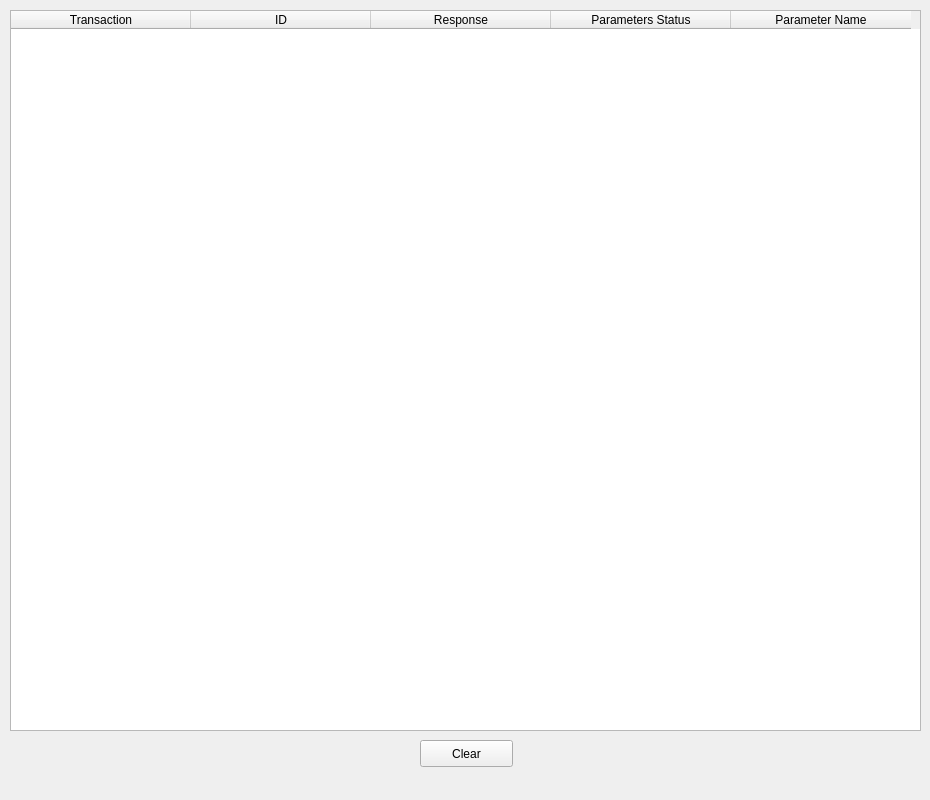
<?xml version="1.0" encoding="UTF-8"?>
<ui version="4.0">
 <class>AcknowledgeTab</class>
 <widget class="QWidget" name="AcknowledgeTab">
  <property name="geometry">
   <rect>
    <x>0</x>
    <y>0</y>
    <width>930</width>
    <height>800</height>
   </rect>
  </property>
  <property name="windowTitle">
   <string>Form</string>
  </property>
  <widget class="QTableWidget" name="ackWidget">
   <property name="geometry">
    <rect>
     <x>10</x>
     <y>10</y>
     <width>911</width>
     <height>721</height>
    </rect>
   </property>
   <attribute name="horizontalHeaderDefaultSectionSize">
    <number>180</number>
   </attribute>
   <attribute name="horizontalHeaderDefaultSectionSize">
    <number>180</number>
   </attribute>
   <column>
    <property name="text">
     <string>Transaction</string>
    </property>
   </column>
   <column>
    <property name="text">
     <string>ID</string>
    </property>
   </column>
   <column>
    <property name="text">
     <string>Response</string>
    </property>
   </column>
   <column>
    <property name="text">
     <string>Parameters Status</string>
    </property>
   </column>
   <column>
    <property name="text">
     <string>Parameter Name</string>
    </property>
   </column>
  </widget>
  <widget class="QPushButton" name="clearButton">
   <property name="geometry">
    <rect>
     <x>420</x>
     <y>740</y>
     <width>93</width>
     <height>27</height>
    </rect>
   </property>
   <property name="text">
    <string>Clear</string>
   </property>
  </widget>
 </widget>
 <resources/>
 <connections>
  <connection>
   <sender>clearButton</sender>
   <signal>pressed()</signal>
   <receiver>AcknowledgeTab</receiver>
   <slot>clearPressed()</slot>
   <hints>
    <hint type="sourcelabel">
     <x>466</x>
     <y>773</y>
    </hint>
    <hint type="destinationlabel">
     <x>464</x>
     <y>399</y>
    </hint>
   </hints>
  </connection>
 </connections>
 <slots>
  <slot>clearPressed()</slot>
 </slots>
</ui>
